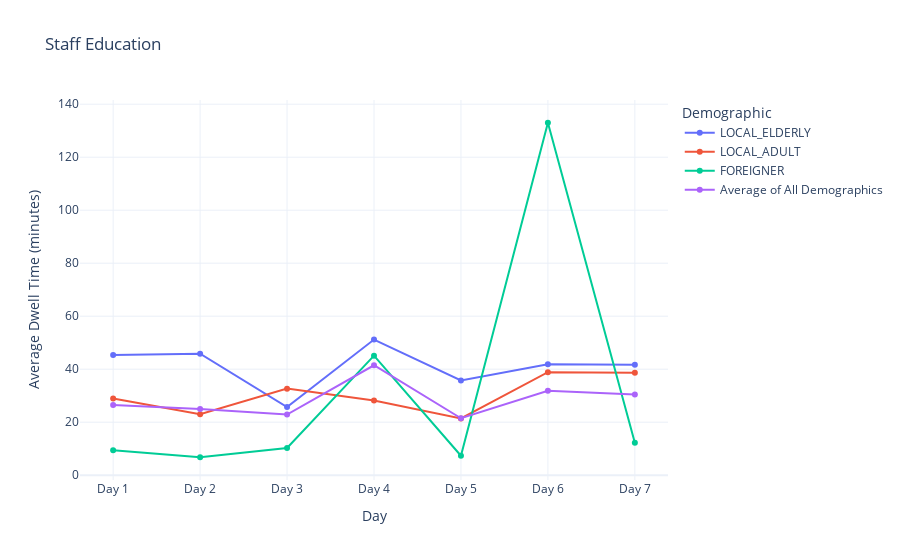

Notebook source saved alongside this figure:
### Markdown cell above
# Staff Education

### Code cell
import pandas as pd
import plotly.graph_objects as go

file_path = 'education/SimulationData20.xlsx'
xls = pd.ExcelFile(file_path)

avg_dwell_times = pd.DataFrame()

for sheet_name in xls.sheet_names:
    day_data = pd.read_excel(xls, sheet_name=sheet_name)
    day_data = day_data.drop(columns=[col for col in day_data.columns if "Unnamed" in col])
    day_data_filtered = day_data[(day_data['Simulation Hour'] >= 10) & (day_data['Simulation Hour'] <= 20)]
    avg_for_day = (day_data_filtered[day_data_filtered > 0].mean().drop('Simulation Hour')) / 60
    avg_dwell_times[sheet_name] = avg_for_day

avg_dwell_times = avg_dwell_times.T
avg_dwell_times = avg_dwell_times.drop('Day 8', errors='ignore')
avg_dwell_times.index = [f"Day {i+1}" for i in range(len(avg_dwell_times))]

average_edu = avg_dwell_times['Average of All Demographics'].mean()
print(average_edu)
dictionary['Education'] = average_edu

fig = go.Figure()

for demographic in avg_dwell_times.columns:
    text_values = [f"{value:.2f}" for value in avg_dwell_times[demographic]]
    fig.add_trace(go.Scatter(x=avg_dwell_times.index, y=avg_dwell_times[demographic], text=text_values,
                             mode='lines+markers', name=demographic, textposition="top center"))

fig.update_layout(title='Staff Education',
                  xaxis_title='Day',
                  yaxis_title='Average Dwell Time (minutes)',
                  legend_title='Demographic',
                  template='plotly_white')

fig.show()

### Figure 1 — Plotly figure (JSON) as saved in the notebook; plotly's stock layout.template omitted (floating-point values rounded to 4 significant figures)
{"data": [{"mode": "lines+markers", "name": "LOCAL_ELDERLY", "text": ["45.41", "45.85", "25.69", "51.18", "35.76", "41.89", "41.71"], "textposition": "top center", "type": "scatter", "x": ["Day 1", "Day 2", "Day 3", "Day 4", "Day 5", "Day 6", "Day 7"], "y": [45.41, 45.85, 25.69, 51.18, 35.76, 41.89, 41.71]}, {"mode": "lines+markers", "name": "LOCAL_ADULT", "text": ["28.96", "22.99", "32.67", "28.18", "21.41", "38.90", "38.68"], "textposition": "top center", "type": "scatter", "x": ["Day 1", "Day 2", "Day 3", "Day 4", "Day 5", "Day 6", "Day 7"], "y": [28.96, 22.99, 32.67, 28.18, 21.41, 38.9, 38.68]}, {"mode": "lines+markers", "name": "FOREIGNER", "text": ["9.43", "6.78", "10.26", "45.11", "7.33", "133.00", "12.25"], "textposition": "top center", "type": "scatter", "x": ["Day 1", "Day 2", "Day 3", "Day 4", "Day 5", "Day 6", "Day 7"], "y": [9.427, 6.779, 10.26, 45.11, 7.333, 133, 12.25]}, {"mode": "lines+markers", "name": "Average of All Demographics", "text": ["26.54", "24.95", "22.88", "41.49", "21.50", "31.86", "30.43"], "textposition": "top center", "type": "scatter", "x": ["Day 1", "Day 2", "Day 3", "Day 4", "Day 5", "Day 6", "Day 7"], "y": [26.54, 24.95, 22.88, 41.49, 21.5, 31.86, 30.43]}], "layout": {"legend": {"title": {"text": "Demographic"}}, "title": {"text": "Staff Education"}, "xaxis": {"title": {"text": "Day"}}, "yaxis": {"title": {"text": "Average Dwell Time (minutes)"}}}}
